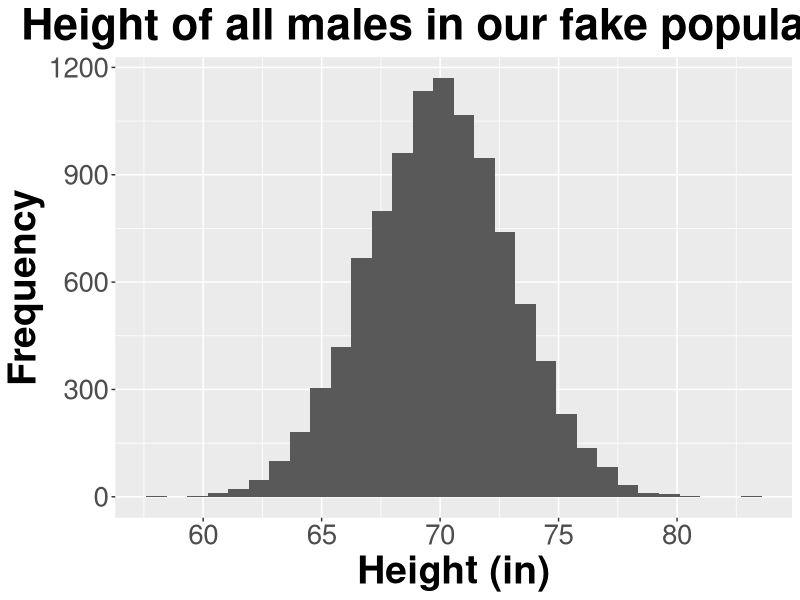
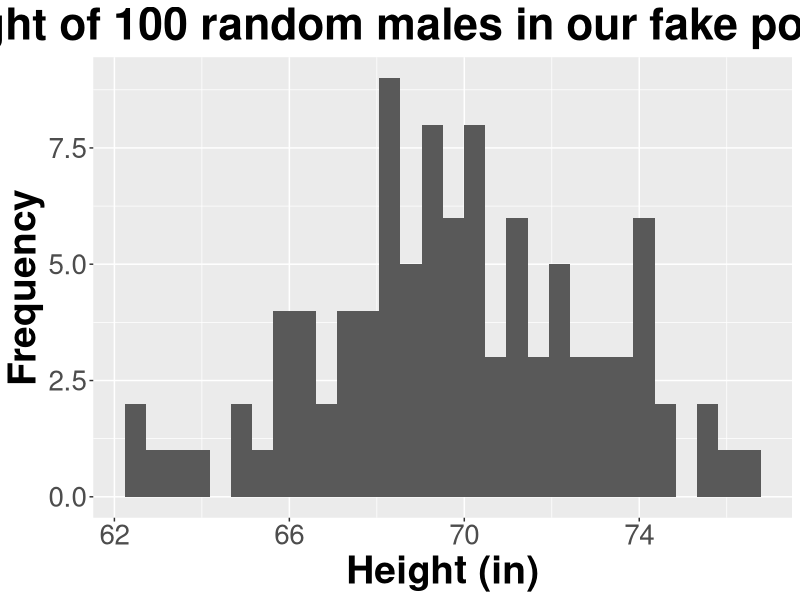
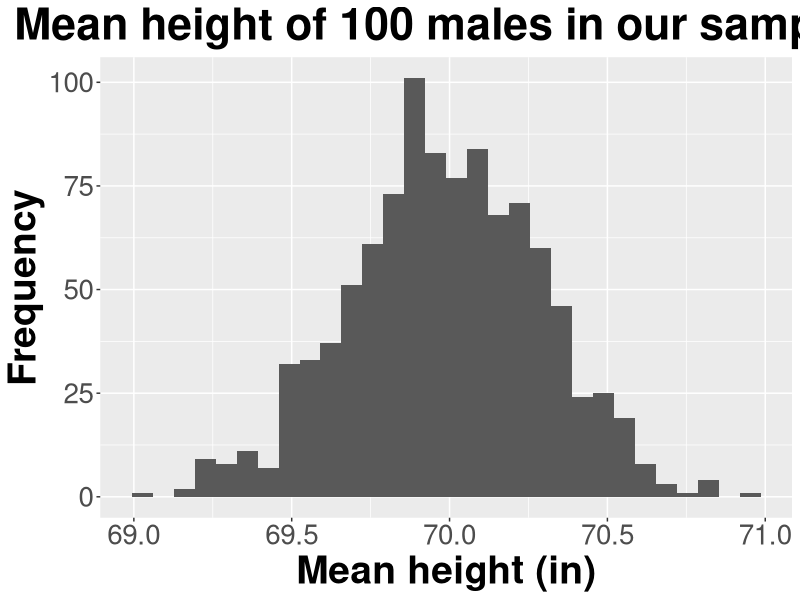
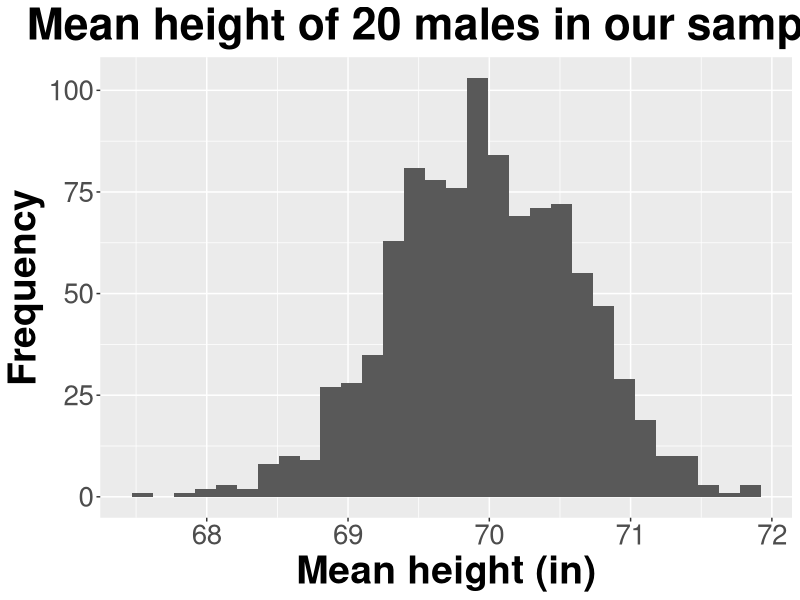
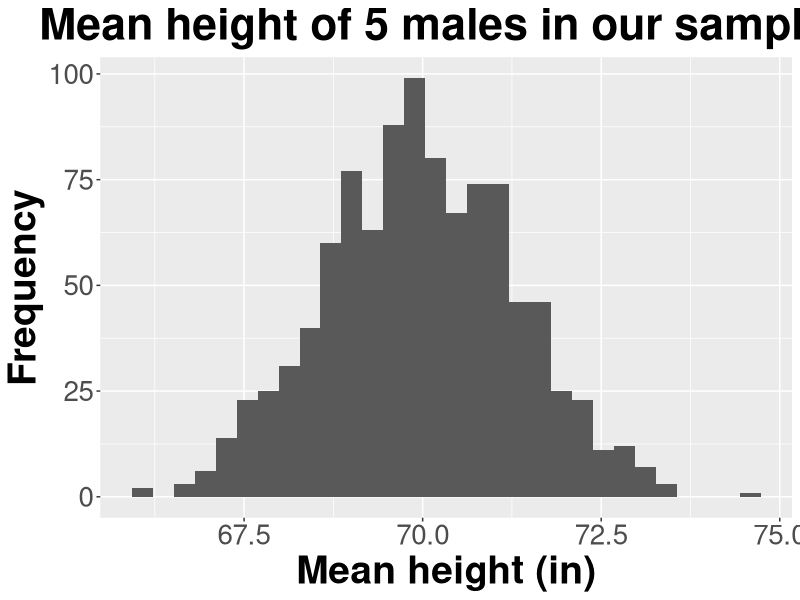
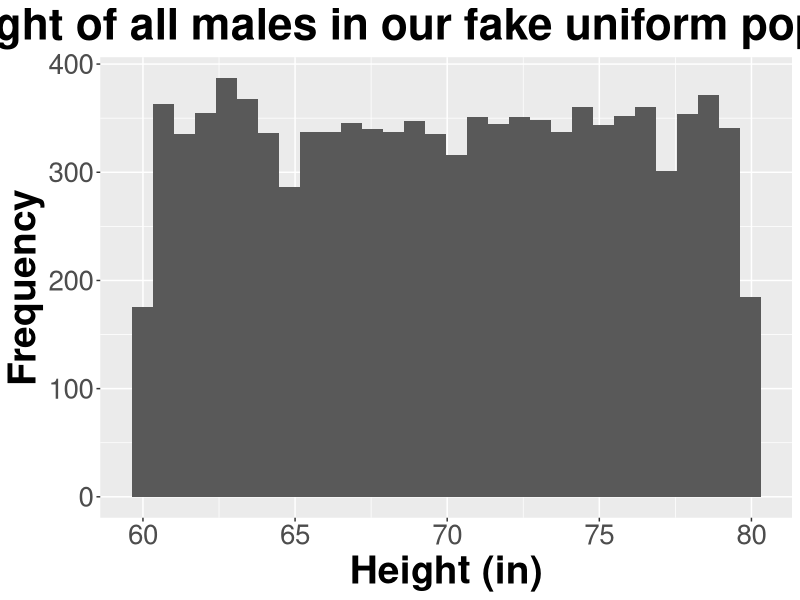
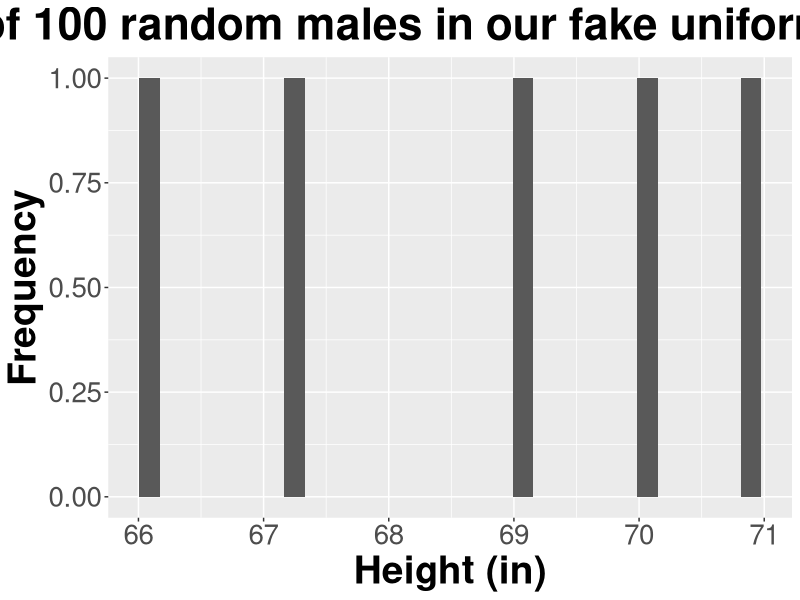
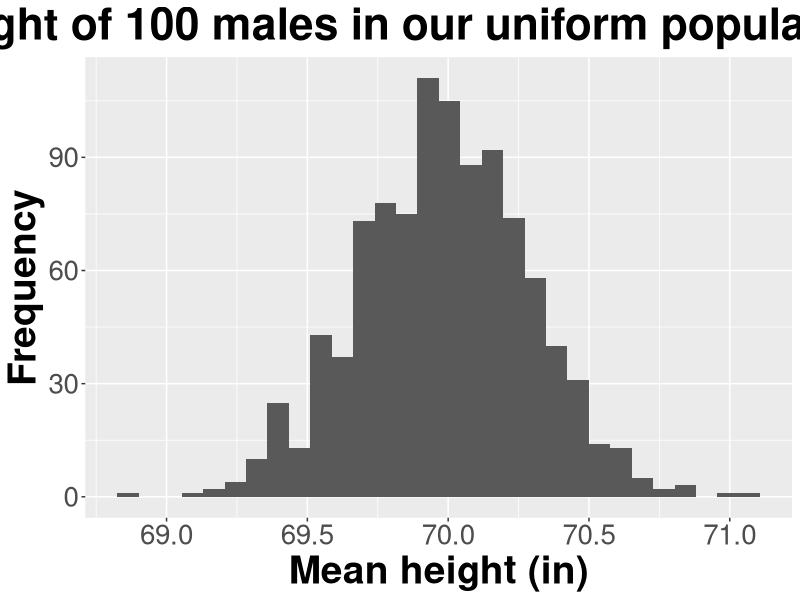

The R script that drew these images, in order:
#from second class


#create "population" of males

population_size <- 10000
set.seed(42)
population <- data.frame(id = 1:population_size, 
                         height = rnorm(population_size, 70, 3))

require(ggplot2)

ggplot(population, aes_string("height")) + 
  geom_histogram(size=3) +
  xlab("Height (in)")+
  ylab("Frequency")+
  ggtitle("Height of all males in our fake population")+
  theme(axis.title.x = element_text(face="bold", size=28), 
        axis.title.y = element_text(face="bold", size=28), 
        axis.text.y  = element_text(size=20),
        axis.text.x  = element_text(size=20), 
        legend.text =element_text(size=20),
        legend.title = element_text(size=20, face="bold"),
        legend.position = "bottom",
        plot.title = element_text(hjust = 0.5, face="bold", size=32))

#sample a 100 of these

sample_1 <- population[sample(nrow(population), 100),]
ggplot(sample_1, aes_string("height")) + 
  geom_histogram(size=3) +
  xlab("Height (in)")+
  ylab("Frequency")+
  ggtitle("Height of 100 random males in our fake population")+
  theme(axis.title.x = element_text(face="bold", size=28), 
        axis.title.y = element_text(face="bold", size=28), 
        axis.text.y  = element_text(size=20),
        axis.text.x  = element_text(size=20), 
        legend.text =element_text(size=20),
        legend.title = element_text(size=20, face="bold"),
        legend.position = "bottom",
        plot.title = element_text(hjust = 0.5, face="bold", size=32))
mean(sample_1$height)
sd(sample_1$height)

#now do this a 1000 times and record it
number_of_samples <- 1000
sample_outcomes <- data.frame(mean = rep(NA, number_of_samples), sd = NA)

for (i in 1:number_of_samples){
  sample_1 <- population[sample(nrow(population), 100),]
  sample_outcomes$mean[i] <- mean(sample_1$height)
  sample_outcomes$sd[i] <- sd(sample_1$height)
  
}

ggplot(sample_outcomes, aes_string("mean")) + 
  geom_histogram(size=3) +
  xlab("Mean height (in)")+
  ylab("Frequency")+
  ggtitle("Mean height of 100 males in our samples")+
  theme(axis.title.x = element_text(face="bold", size=28), 
        axis.title.y = element_text(face="bold", size=28), 
        axis.text.y  = element_text(size=20),
        axis.text.x  = element_text(size=20), 
        legend.text =element_text(size=20),
        legend.title = element_text(size=20, face="bold"),
        legend.position = "bottom",
        plot.title = element_text(hjust = 0.5, face="bold", size=32))
mean(sample_outcomes$mean)
sd(sample_outcomes$mean)

#what if we only sampled 20
##now do this a 1000 times and record it
number_of_samples <- 1000
sample_outcomes <- data.frame(mean = rep(NA, number_of_samples), sd = NA)

for (i in 1:number_of_samples){
  sample_1 <- population[sample(nrow(population), 20),]
  sample_outcomes$mean[i] <- mean(sample_1$height)
  sample_outcomes$sd[i] <- sd(sample_1$height)
  
}

ggplot(sample_outcomes, aes_string("mean")) + 
  geom_histogram(size=3) +
  xlab("Mean height (in)")+
  ylab("Frequency")+
  ggtitle("Mean height of 20 males in our samples")+
  theme(axis.title.x = element_text(face="bold", size=28), 
        axis.title.y = element_text(face="bold", size=28), 
        axis.text.y  = element_text(size=20),
        axis.text.x  = element_text(size=20), 
        legend.text =element_text(size=20),
        legend.title = element_text(size=20, face="bold"),
        legend.position = "bottom",
        plot.title = element_text(hjust = 0.5, face="bold", size=32))
mean(sample_outcomes$mean)
sd(sample_outcomes$mean)

#what if we only sampled 5
##now do this a 1000 times and record it
number_of_samples <- 1000
sample_outcomes <- data.frame(mean = rep(NA, number_of_samples), sd = NA)

for (i in 1:number_of_samples){
  sample_1 <- population[sample(nrow(population), 5),]
  sample_outcomes$mean[i] <- mean(sample_1$height)
  sample_outcomes$sd[i] <- sd(sample_1$height)
  
}

ggplot(sample_outcomes, aes_string("mean")) + 
  geom_histogram(size=3) +
  xlab("Mean height (in)")+
  ylab("Frequency")+
  ggtitle("Mean height of 5 males in our samples")+
  theme(axis.title.x = element_text(face="bold", size=28), 
        axis.title.y = element_text(face="bold", size=28), 
        axis.text.y  = element_text(size=20),
        axis.text.x  = element_text(size=20), 
        legend.text =element_text(size=20),
        legend.title = element_text(size=20, face="bold"),
        legend.position = "bottom",
        plot.title = element_text(hjust = 0.5, face="bold", size=32))
mean(sample_outcomes$mean)
sd(sample_outcomes$mean)

#what if underlying data not normal?

#create "population" of males

population_size <- 10000
set.seed(42)
population_unif <- data.frame(id = 1:population_size, 
                         height = runif(population_size, 60, 80))

ggplot(population_unif, aes_string("height")) + 
  geom_histogram(size=3) +
  xlab("Height (in)")+
  ylab("Frequency")+
  ggtitle("Height of all males in our fake uniform population")+
  theme(axis.title.x = element_text(face="bold", size=28), 
        axis.title.y = element_text(face="bold", size=28), 
        axis.text.y  = element_text(size=20),
        axis.text.x  = element_text(size=20), 
        legend.text =element_text(size=20),
        legend.title = element_text(size=20, face="bold"),
        legend.position = "bottom",
        plot.title = element_text(hjust = 0.5, face="bold", size=32))

#sample a 100 of these

sample_unif_1 <- population[sample(nrow(population_unif), 100),]
ggplot(sample_1, aes_string("height")) + 
  geom_histogram(size=3) +
  xlab("Height (in)")+
  ylab("Frequency")+
  ggtitle("Height of 100 random males in our fake uniform population")+
  theme(axis.title.x = element_text(face="bold", size=28), 
        axis.title.y = element_text(face="bold", size=28), 
        axis.text.y  = element_text(size=20),
        axis.text.x  = element_text(size=20), 
        legend.text =element_text(size=20),
        legend.title = element_text(size=20, face="bold"),
        legend.position = "bottom",
        plot.title = element_text(hjust = 0.5, face="bold", size=32))


#now do this a 1000 times and record it
number_of_samples <- 1000
sample_outcomes <- data.frame(mean = rep(NA, number_of_samples), sd = NA)

for (i in 1:number_of_samples){
  sample_unif_1 <- population[sample(nrow(population_unif), 100),]
  sample_outcomes$mean[i] <- mean(sample_unif_1$height)
  sample_outcomes$sd[i] <- sd(sample_unif_1$height)
  
}

ggplot(sample_outcomes, aes_string("mean")) + 
  geom_histogram(size=3) +
  xlab("Mean height (in)")+
  ylab("Frequency")+
  ggtitle("Mean height of 100 males in our uniform population samples")+
  theme(axis.title.x = element_text(face="bold", size=28), 
        axis.title.y = element_text(face="bold", size=28), 
        axis.text.y  = element_text(size=20),
        axis.text.x  = element_text(size=20), 
        legend.text =element_text(size=20),
        legend.title = element_text(size=20, face="bold"),
        legend.position = "bottom",
        plot.title = element_text(hjust = 0.5, face="bold", size=32))

#error bars in practice
#using 2 se as rule of thumb
number_of_samples <- 20
sample_outcomes <- data.frame(mean = rep(NA, number_of_samples), sd = NA, se = NA)

for (i in 1:number_of_samples){
  sample_1 <- population[sample(nrow(population), 100),]
  sample_outcomes$mean[i] <- mean(sample_1$height)
  sample_outcomes$sd[i] <- sd(sample_1$height)
  sample_outcomes$se <- sd(sample_1$height)/sqrt(100)
}
sample_outcomes$sample <- as.factor(1:number_of_samples)
ggplot(sample_outcomes
       , aes_string(x="sample", y="mean")) +
  geom_point(size = 3) +
  geom_errorbar(aes(ymin=mean-(2*se), ymax=mean+(2*se)), size=1.5)+
  geom_hline(aes(yintercept=70)) +
  ylab("Mean")+
  xlab("Sample")+
  ggtitle("Variation in error bars")+
  theme(axis.title.x = element_text(face="bold", size=28), 
        axis.title.y = element_text(face="bold", size=28), 
        axis.text.y  = element_text(size=20),
        axis.text.x  = element_text(size=20), 
        legend.text =element_text(size=20),
        legend.title = element_text(size=20, face="bold"),
        plot.title = element_text(hjust = 0.5, face="bold", size=32))

#need for clarity

#error bars in practice
#using 2 se as rule of thumb
number_of_samples <- 1
sample_outcomes <- data.frame(mean = rep(NA, number_of_samples), sd = NA, se = NA)

for (i in 1:number_of_samples){
  sample_1 <- population[sample(nrow(population), 100),]
  sample_outcomes$mean[i] <- mean(sample_1$height)
  sample_outcomes$sd[i] <- sd(sample_1$height)
  sample_outcomes$se <- sd(sample_1$height)/sqrt(100)
}
sample_outcomes$sample <- as.factor(1:number_of_samples)

sample_1$sample <- "Data"
sample_1$data <- sample_1$height
onese <- sample_outcomes
onese$sample <- "+- 1 standard error"
onese$data <- onese$mean
onese$bar_length <-  onese$se
twosd <- sample_outcomes
twosd$sample <- "+- 2 standard error ~ \n 95% confidence interval"
twosd$data <- twosd$mean
twosd$bar_length <-  onese$se * 2
onesd <- sample_outcomes
onesd$sample <- "+- 1 standard deviation"
onesd$data <- onesd$mean
onesd$bar_length <-  onese$sd

example_clarity <- merge(sample_1, onese, all.x =T, all.y = T)
example_clarity <- merge(example_clarity, twosd, all.x =T, all.y = T)
example_clarity <- merge(example_clarity, onesd, all.x =T, all.y = T)

require(plyr)
example_clarity$sample <- relevel(as.factor(example_clarity$sample), "Data")

ggplot(example_clarity
       , aes_string(x="sample", y="data")) +
  geom_point(size = 3) +
  geom_errorbar(aes(ymin=mean-bar_length, ymax=mean+bar_length), size=1.5)+
  ylab("Height")+
  xlab("")+
  ggtitle("Variation in error bar display")+
  theme(axis.title.x = element_text(face="bold", size=28), 
        axis.title.y = element_text(face="bold", size=28), 
        axis.text.y  = element_text(size=20),
        axis.text.x  = element_text(size=20), 
        legend.text =element_text(size=20),
        legend.title = element_text(size=20, face="bold"),
        plot.title = element_text(hjust = 0.5, face="bold", size=32))

#comparing groups
#
summarySE <- function(data=NULL, measurevar, groupvars=NULL, na.rm=FALSE,
conf.interval=.95, .drop=TRUE) {
  library(plyr)
  
  # New version of length which can handle NA's: if na.rm==T, don't count them
  length2 <- function (x, na.rm=FALSE) {
    if (na.rm) sum(!is.na(x))
    else       length(x)
  }
  
  # This does the summary. For each group's data frame, return a vector with
  # N, mean, and sd
  datac <- ddply(data, groupvars, .drop=.drop,
                 .fun = function(xx, col) {
                   c(N    = length2(xx[[col]], na.rm=na.rm),
                     mean = mean   (xx[[col]], na.rm=na.rm),
                     sd   = sd     (xx[[col]], na.rm=na.rm)
                   )
                 },
                 measurevar
  )
  
  # Rename the "mean" column
  #  datac <- rename(datac, c("mean" = measurevar))
  
  datac$se <- datac$sd / sqrt(datac$N)  # Calculate standard error of the mean
  
  # Confidence interval multiplier for standard error
  # Calculate t-statistic for confidence interval:
  # e.g., if conf.interval is .95, use .975 (above/below), and use df=N-1
  ciMult <- qt(conf.interval/2 + .5, datac$N-1)
  datac$ci <- datac$se * ciMult
  
  return(datac)
}

#BAR PLOTS####
#Now let's use this to get the confidence intervals for each month and plot them
monthly_wind_data <- summarySE(airquality, measurevar = "Wind", groupvars = "Month")
#look at it
monthly_wind_data

#now plot it in ggplot2

require(ggplot2)

ggplot(monthly_wind_data
       , aes_string(x="Month", y="mean")) +
  geom_col(size = 3) +
  geom_errorbar(aes(ymin=mean-ci, ymax=mean+ci), size=1.5) +
  ylab("Wind speed (mph)")+ggtitle("Wind speed over time")+
  theme(axis.title.x = element_text(face="bold", size=28), 
        axis.title.y = element_text(face="bold", size=28), 
        axis.text.y  = element_text(size=20),
        axis.text.x  = element_text(size=20), 
        legend.text =element_text(size=20),
        legend.title = element_text(size=20, face="bold"),
        plot.title = element_text(hjust = 0.5, face="bold", size=32))
#or better
ggplot(monthly_wind_data
       , aes_string(x="Month", y="mean")) +
  geom_point(size = 3) +
  geom_errorbar(aes(ymin=mean-ci, ymax=mean+ci), size=1.5) +
  ylab("Wind speed (mph)")+ggtitle("Wind speed over time")+
  theme(axis.title.x = element_text(face="bold", size=28), 
        axis.title.y = element_text(face="bold", size=28), 
        axis.text.y  = element_text(size=20),
        axis.text.x  = element_text(size=20), 
        legend.text =element_text(size=20),
        legend.title = element_text(size=20, face="bold"),
        plot.title = element_text(hjust = 0.5, face="bold", size=32))+
  ylim(c(0,13.2)) #watch for truncated axes!

#probabilty####
#
die_roll <- data.frame(Number = 1:6, Probability = rep(1/6,6))
ggplot(die_roll, aes_string(x="Number", y= "Probability")) +
  geom_col(color = "orange", fill="orange") +
  theme(axis.title.x = element_text(face="bold", size=28), 
        axis.title.y = element_text(face="bold", size=28), 
        axis.text.y  = element_text(size=20),
        axis.text.x  = element_text(size=20), 
        legend.text =element_text(size=20),
        legend.title = element_text(size=20, face="bold"),
        plot.title = element_text(hjust = 0.5, face="bold", size=32))


#normal curve
ggplot(data = data.frame(x = c(-3, 3)), aes(x)) +
  stat_function(fun = dnorm, n = 101, args = list(mean = 0, sd = 1), size = 3, color = "orange") + 
  ylab("Probablity") +
  xlab("")+
  theme(axis.title.x = element_text(face="bold", size=28), 
        axis.title.y = element_text(face="bold", size=28), 
        axis.text.y  = element_text(size=20),
        axis.text.x  = element_text(size=20), 
        legend.text =element_text(size=20),
        legend.title = element_text(size=20, face="bold"),
        plot.title = element_text(hjust = 0.5, face="bold", size=32))

#fill in portion
#https://dkmathstats.com/plotting-normal-distributions-in-r-using-ggplot2/
# Shading from x = -1 to x = 1 (within one std deviation):

dnorm_one_sd <- function(x){
  norm_one_sd <- dnorm(x)
  # Have NA values outside interval x in [-1, 1]:
  norm_one_sd[x <= -1 | x >= 1] <- NA
  return(norm_one_sd)
}

ggplot(data = data.frame(x = c(-3, 3)), aes(x)) +
  stat_function(fun = dnorm, n = 101, args = list(mean = 0, sd = 1), size = 3, color = "orange") + 
  stat_function(fun = dnorm_one_sd, geom = "area", fill = "purple") +
  ylab("Probablity") +
  xlab("")+
  theme(axis.title.x = element_text(face="bold", size=28), 
        axis.title.y = element_text(face="bold", size=28), 
        axis.text.y  = element_text(size=20),
        axis.text.x  = element_text(size=20), 
        legend.text =element_text(size=20),
        legend.title = element_text(size=20, face="bold"),
        plot.title = element_text(hjust = 0.5, face="bold", size=32))

#rolling 2 die simulation
number_of_rolls <- 1000
sum_of_rolls <- data.frame(index = 1:number_of_rolls, Sum = NA)
for (i in 1:number_of_rolls){
  dice_roll_trial <- sample(1:6, size = 2, replace = TRUE)
  sum_of_rolls$Sum[i] <- sum(dice_roll_trial)
}
ggplot(sum_of_rolls, aes_string(x="Sum")) +
  geom_histogram(color = "orange", fill="orange") +
  ylab("Frequency") +
  theme(axis.title.x = element_text(face="bold", size=28), 
        axis.title.y = element_text(face="bold", size=28), 
        axis.text.y  = element_text(size=20),
        axis.text.x  = element_text(size=20), 
        legend.text =element_text(size=20),
        legend.title = element_text(size=20, face="bold"),
        plot.title = element_text(hjust = 0.5, face="bold", size=32))

#use larger number to approximate discrete distribution
require(reshape2)
number_of_rolls <- 100000
sum_of_rolls <- data.frame(index = 1:number_of_rolls, Sum = NA)
for (i in 1:number_of_rolls){
  dice_roll_trial <- sample(1:6, size = 2, replace = TRUE)
  sum_of_rolls$Sum[i] <- sum(dice_roll_trial)
}
sum_of_rolls_df <- dcast(sum_of_rolls, Sum ~ "Probability", length )
sum_of_rolls_df$Probability <- sum_of_rolls_df$Probability/number_of_rolls
ggplot(sum_of_rolls_df, aes_string(x="Sum", y="Probability")) +
  geom_col(color = "orange", fill="orange") +
  ylab("Probability") +
  scale_x_continuous(breaks = c(2:12))+
  theme(axis.title.x = element_text(face="bold", size=28), 
        axis.title.y = element_text(face="bold", size=28), 
        axis.text.y  = element_text(size=20),
        axis.text.x  = element_text(size=20), 
        legend.text =element_text(size=20),
        legend.title = element_text(size=20, face="bold"),
        plot.title = element_text(hjust = 0.5, face="bold", size=32))
